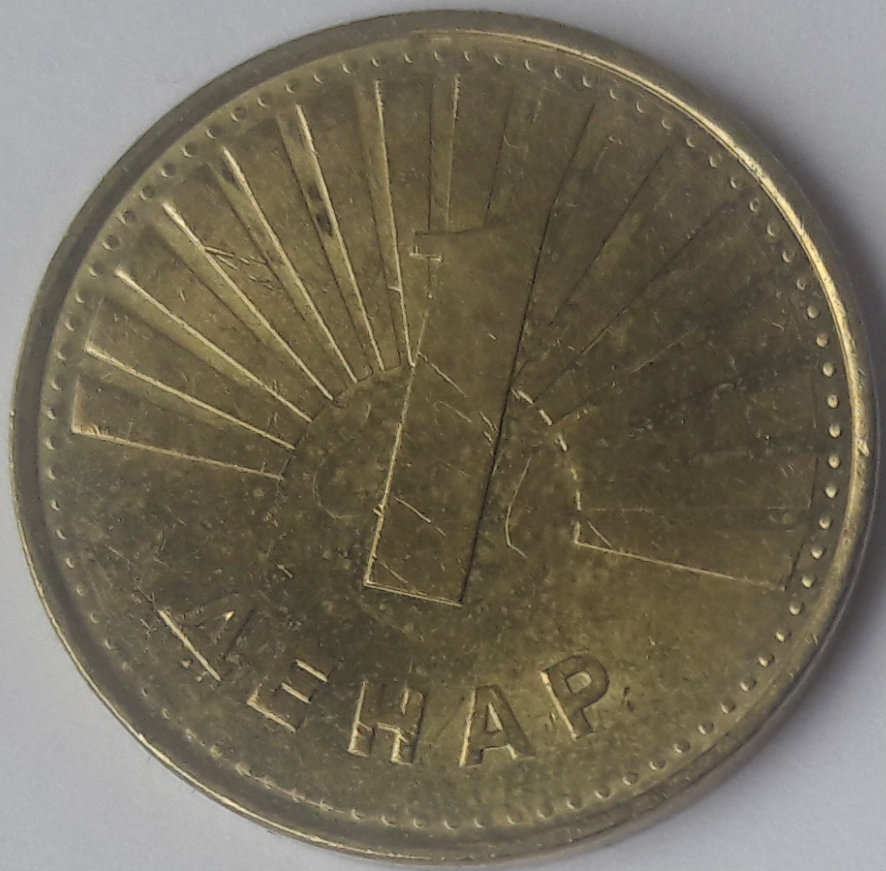
#> input picture Images/copper/1.1.jpg, 886 x 871 px; its folder holds 4 pictures in this run
$ python 'coin_detection-previous version.py' --image Images/copper/1.1.jpg
#> lines starting #> are read from the running program, lines starting #| are printed output that depends on the picture; after the words box and inside, x2 and y2 are one past the last pixel; in counts of white or black regions, pixels touching at a corner belong together
# import classifier
from sklearn.neural_network import MLPClassifier
from sklearn.model_selection import train_test_split

import math
import numpy as np
import argparse
import glob
import cv2

# construct argument parser and parse arguments
ap = argparse.ArgumentParser()
ap.add_argument("-i", "--image", required=True, help="path to image")
args = vars(ap.parse_args())

image = cv2.imread(args["image"])
#> image is the input picture: shape (871, 886, 3); mean B, G, R 90.9, 108.2, 115

# resize image while retaining aspect ratio
d = 1024 / image.shape[1]
#> d = 1.16
dim = (1024, int(image.shape[0] * d))
#> dim = (1024, 1006)
image = cv2.resize(image, dim, interpolation=cv2.INTER_AREA)
#> image: shape (1006, 1024, 3)

# create a copy of the image to display results
output = image.copy()

# convert image to grayscale
gray = cv2.cvtColor(image, cv2.COLOR_BGR2GRAY)
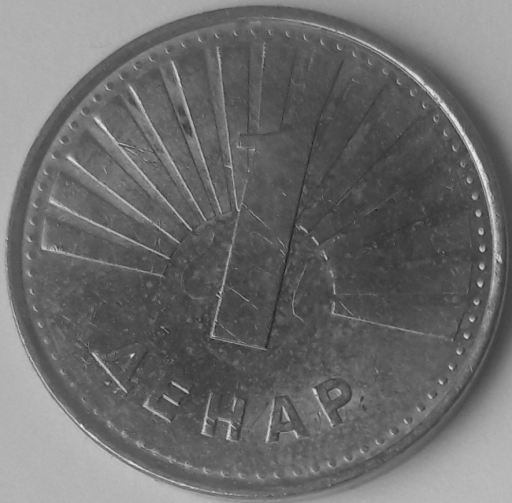
#> gray: shape (1006, 1024) (shown at 1/2 size); min 12, max 239, mean 108.2

# improve contrast accounting for differences in lighting conditions:
# create a CLAHE object to apply contrast limiting adaptive histogram equalization
clahe = cv2.createCLAHE(clipLimit=2.0, tileGridSize=(8, 8))
gray = clahe.apply(gray)
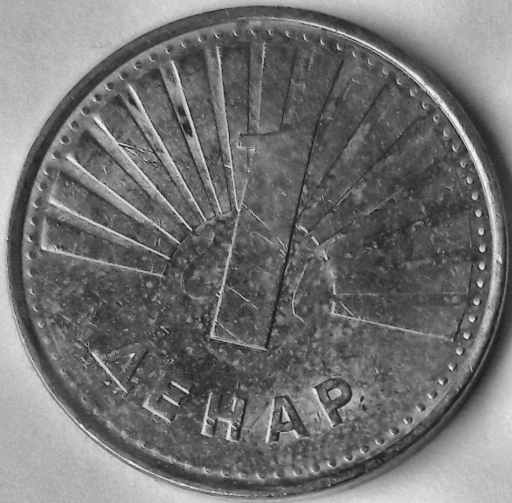
#> gray: shape (1006, 1024) (shown at 1/2 size); min 9, max 247, mean 113.9


def calcHistogram(img):
    # create mask
    m = np.zeros(img.shape[:2], dtype="uint8")
    (w, h) = (int(img.shape[1] / 2), int(img.shape[0] / 2))
#> w = 443; h = 435
    cv2.circle(m, (w, h), 60, 255, -1)
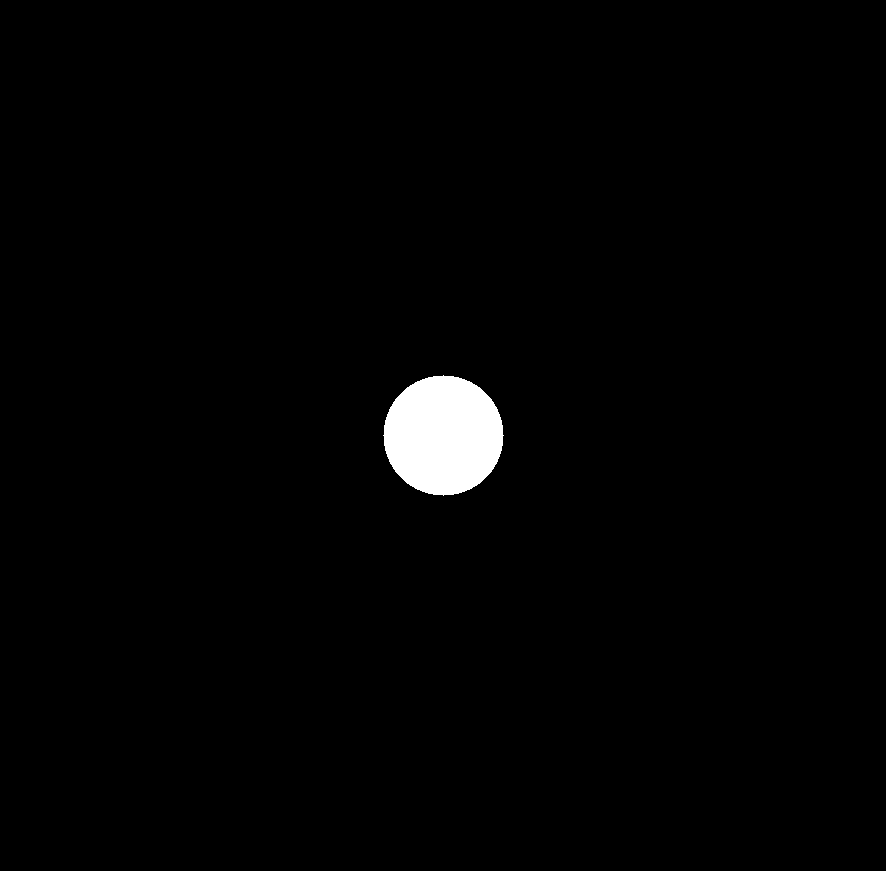
#> m: shape (871, 886); 1.5% white; 1 white region, box (x1, y1, x2, y2) and area: (383, 375, 504, 496) 11289

    # calcHist expects a list of images, color channels, mask, bins, ranges
    h = cv2.calcHist([img], [0, 1, 2], m, [8, 8, 8], [0, 256, 0, 256, 0, 256])

    # return normalized "flattened" histogram
    return cv2.normalize(h, h).flatten()


def calcHistFromFile(file):
    img = cv2.imread(file)
    return calcHistogram(img)


# define Enum class
class Enum(tuple): __getattr__ = tuple.index


# Enumerate material types for use in classifier
# Material = Enum(('Copper', 'Brass', 'Euro1', 'Euro2'))
Material = Enum(('Copper', 'Silver'))

# [5 lines of commented-out code are left out]

sample_images_copper = glob.glob("images/copper/*")
sample_images_silver = glob.glob("images/silver/*")

# define training data and labels
X = []
y = []

# [13 lines of commented-out code are left out]

for i in sample_images_copper:
    X.append(calcHistFromFile(i))
    y.append(Material.Copper)
#> pass 2 of the loop `for i in sample_images_copper:`:
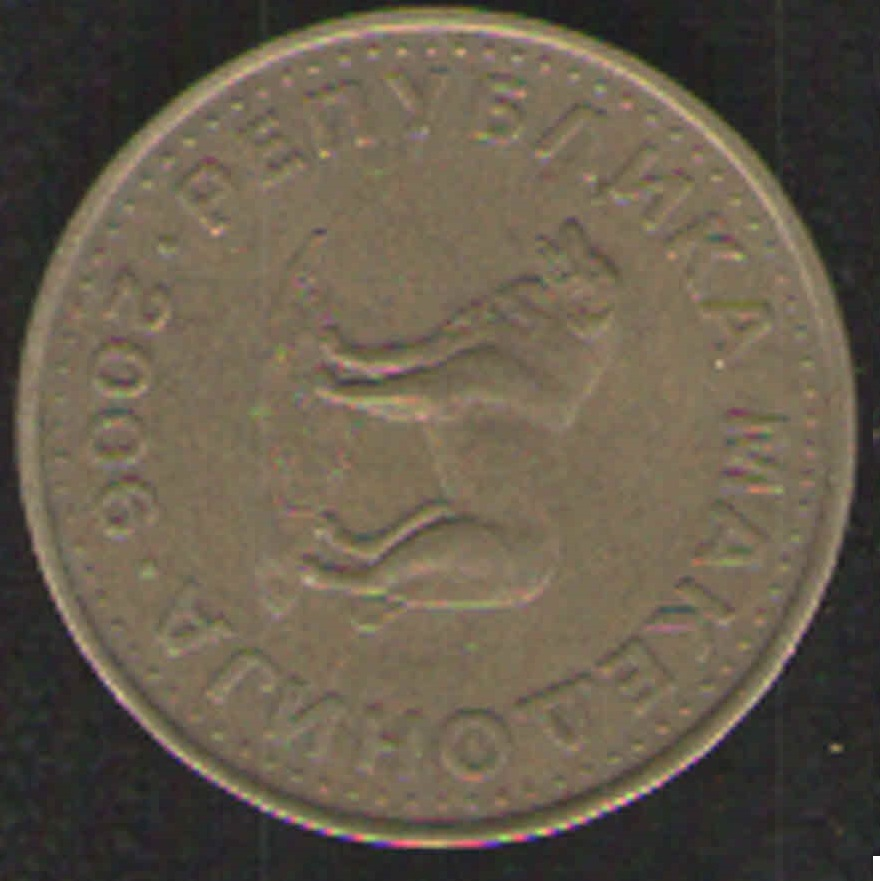
#> input picture Images/copper/1.10.jpg, 880 x 881 px
#> in calcHistFromFile, img is the input picture: shape (881, 880, 3); mean B, G, R 75.7, 91.2, 101.4
#> in calcHistogram (call 2), `cv2.circle(m, (w, h), 60, 255, -1)`:
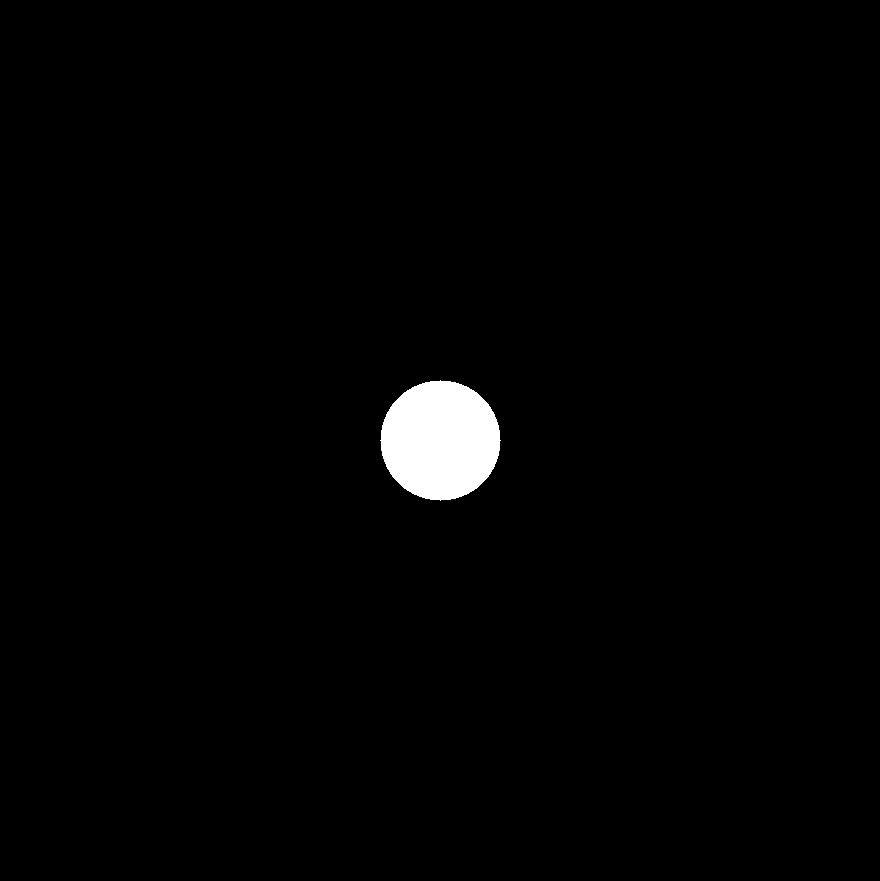
#> m: shape (881, 880); 1.5% white; 1 white region, box (x1, y1, x2, y2) and area: (380, 380, 501, 501) 11289
#> pass 3 of the loop `for i in sample_images_copper:`:
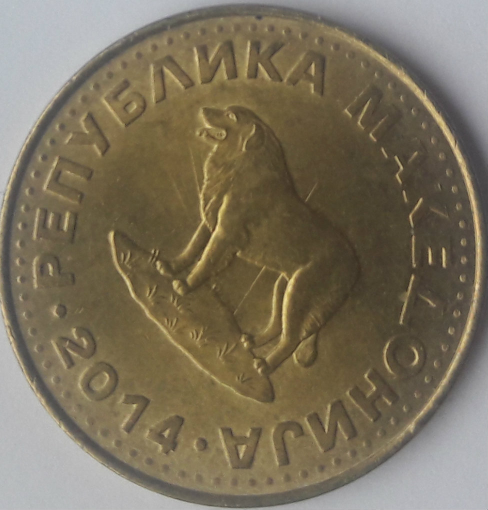
#> input picture Images/copper/1.11.jpg, 975 x 1019 px (shown at 1/2 size)
#> in calcHistFromFile, img is the input picture: shape (1019, 975, 3); mean B, G, R 92.4, 112.9, 123.1
#> in calcHistogram (call 3), `cv2.circle(m, (w, h), 60, 255, -1)`:
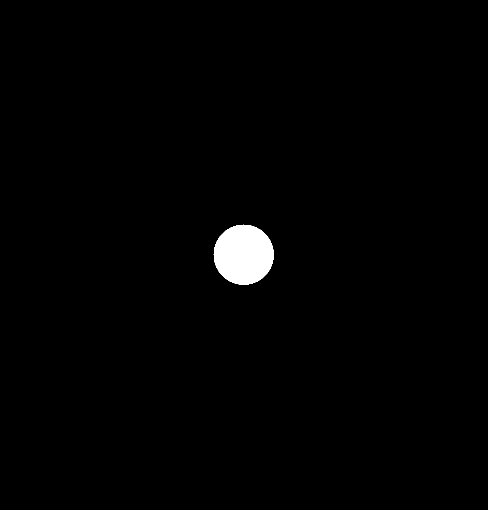
#> m: shape (1019, 975) (shown at 1/2 size); 1.1% white; 1 white region, box (x1, y1, x2, y2) and area: (427, 449, 548, 570) 11289
#> the loop made 4 passes; the first 3 are shown
for i in sample_images_silver:
    X.append(calcHistFromFile(i))
    y.append(Material.Silver)

# instantiate classifier
# Multi-layer Perceptron
# score: 0.974137931034
clf = MLPClassifier(solver="lbfgs")

# split samples into training and test data
X_train, X_test, y_train, y_test = train_test_split(
    X, y, test_size=.2)

# train and score classifier
clf.fit(X_train, y_train)
score = int(clf.score(X_test, y_test) * 100)
print("Classifier mean accuracy: ", score)

# blur the image using Gaussian blurring, where pixels closer to the center
# contribute more "weight" to the average, first argument is the source image,
# second argument is kernel size, third one is sigma (0 for autodetect)
# we use a 7x7 kernel and let OpenCV detect sigma
blurred = cv2.GaussianBlur(gray, (7, 7), 0)

# [9 lines of commented-out code are left out]
circles = cv2.HoughCircles(blurred, cv2.HOUGH_GRADIENT, dp=2.2, minDist=100,
                           param1=200, param2=100, minRadius=50, maxRadius=120)
#> circles = None


def predictMaterial(roi):
    # calculate feature vector for region of interest
    hist = calcHistogram(roi)

    # predict material type
    s = clf.predict([hist])

    # return predicted material type
    return Material[int(s)]


# todo: refactor
diameter = []
materials = []
coordinates = []

count = 0
if circles is not None:
    # append radius to list of diameters (we don't bother to multiply by 2)
    for (x, y, r) in circles[0, :]:
        diameter.append(r)

    # convert coordinates and radii to integers
    circles = np.round(circles[0, :]).astype("int")

    # loop over coordinates and radii of the circles
    for (x, y, d) in circles:
        count += 1

        # add coordinates to list
        coordinates.append((x, y))

        # extract region of interest
        roi = image[y - d:y + d, x - d:x + d]

        # try recognition of material type and add result to list
        material = predictMaterial(roi)
        materials.append(material)

        # write masked coin to file
        if False:
            m = np.zeros(roi.shape[:2], dtype="uint8")
            w = int(roi.shape[1] / 2)
            h = int(roi.shape[0] / 2)
            cv2.circle(m, (w, h), d, (255), -1)
            maskedCoin = cv2.bitwise_and(roi, roi, mask=m)
            cv2.imwrite("extracted/01coin{}.png".format(count), maskedCoin)

        # draw contour and results in the output image
        cv2.circle(output, (x, y), d, (0, 255, 0), 2)
        cv2.putText(output, material,
                    (x - 40, y), cv2.FONT_HERSHEY_PLAIN,
                    1.5, (0, 255, 0), thickness=2, lineType=cv2.LINE_AA)

# get biggest diameter
#> (the run stopped early here; a loop or call above may not have finished)
